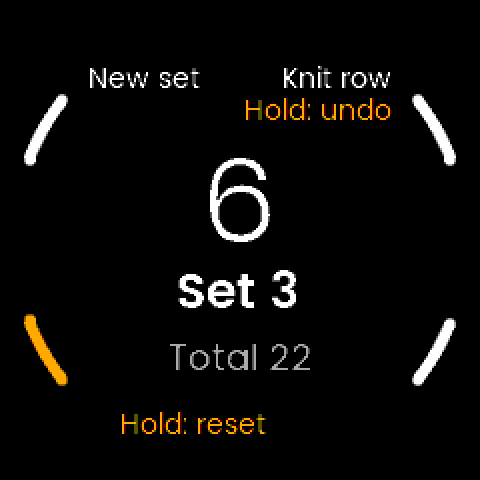
#> input picture knitting/Resources/previews/1-counting.png, 480 x 480 px; its folder holds only this picture in this run
$ python store_images.py out.png
#> lines starting #> are read from the running program, lines starting #| are printed output that depends on the picture
#!/usr/bin/env python3
"""Store images for Knitting: the previews, the watch mock-ups in white and
teal, and the marketing cards and banner that show what the app does.

Everything on a watch screen is real, never redrawn by hand: the four screens
are the simulator captures in Resources/previews/
(docs/experiments/store_previews.sh). The watch is UNA's own render from the
SDK's Figma UI Resource Pack, read from $UNA_SDK. Only the backgrounds and the
headlines are drawn here, and the headlines make only the claims in
SUBMISSION.md's checked store text.

    UNA_SDK=... store_images.py <out-dir>

writes:
    <out-dir>/previews/    the four 480x480 screens (as uploaded in the package)
    <out-dir>/mockups/     1080x1080, each screen on a teal and on a white watch
    <out-dir>/marketing/   1080x1080 feature cards and a 1920x1080 banner
"""
import io
import os
import shutil
import subprocess
import sys
import zipfile

from PIL import Image, ImageDraw, ImageFilter, ImageFont

HERE = os.path.dirname(os.path.abspath(__file__))
REPO = os.path.abspath(os.path.join(HERE, "..", ".."))
FONTS = os.path.join(os.environ.get("UNA_SDK", ""), "Docs/Tutorials/Buttons/Software/Apps/TouchGFX-GUI/assets/fonts")

# The app's own palette (SDK/GUI/Color.hpp): LIME 80C000 is the icon's accent.
LIME = (0x80, 0xC0, 0x00)
WHITE = (255, 255, 255)
GREY = (150, 156, 160)
BG = (14, 16, 18)
BG2 = (28, 32, 36)


# [5 lines left out: function font, not called in this run]


# -- The watch --------------------------------------------------------------

# UNA's own watch renders, from the SDK's Figma UI Resource Pack
# (una-sdk Docs/Templates/Figma-UI-Kit/UNA-Watch-UI-Resource-Pack.fig, a zip;
# Docs/figma-ui-kit.rst). Each is 2000x2000 with the screen left transparent:
# a 734 px circle centred at (999.5, 1010.5), measured from the alpha channel.
# Read from $UNA_SDK at run time, not copied into this repository.
FIG = os.path.join(os.environ.get("UNA_SDK", ""), "Docs/Templates/Figma-UI-Kit/UNA-Watch-UI-Resource-Pack.fig")
RENDERS = {"black": "images/7fcc1a77ec68190d68598271ef7001237214c36d",
           "teal": "images/4ae4be5e2931ad615f699b142316f5a8f66563f5",
           "white": "images/8a9fead257a6c70ffc99d9fe6f3c0ba3fc144d36"}
HOLE_CX, HOLE_CY, HOLE_D = 999.5, 1010.5, 734
CROP = (418, 201, 1583, 1797)   # the watch's own extent, plus a 10 px margin
_renders = {}


def render(colour):
    if colour not in _renders:
        if not os.path.isfile(FIG):
            sys.exit("The SDK's Figma pack is not at %s: set UNA_SDK" % FIG)
        with zipfile.ZipFile(FIG) as z, z.open(RENDERS[colour]) as f:
            _renders[colour] = Image.open(io.BytesIO(f.read())).convert("RGBA")
    return _renders[colour]


def watch(screen, height=1000, colour="black"):
    """UNA's watch render, @p height px tall, with the 240x240 @2x @p screen in
    its screen opening."""
    w = render(colour)
    base = Image.new("RGBA", w.size, (0, 0, 0, 0))
    # The screen slightly larger than the opening, so no gap shows at its edge.
    d = HOLE_D + 6
    scr = screen.convert("RGB").resize((d, d), Image.LANCZOS)
    mask = Image.new("L", (d, d), 0)
    ImageDraw.Draw(mask).ellipse([0, 0, d - 1, d - 1], fill=255)
    base.paste(scr, (int(HOLE_CX - d / 2 + 0.5), int(HOLE_CY - d / 2 + 0.5)), mask)
    base.alpha_composite(w)
    base = base.crop(CROP)
    scale = height / base.height
    return base.resize((int(base.width * scale), height), Image.LANCZOS)


# [9 lines left out: function shadowed, not called in this run]


def background(w, h):
    img = Image.new("RGB", (w, h), BG)
    d = ImageDraw.Draw(img)
    # A soft vertical gradient and a lime glow behind the watch.
    for y in range(h):
        t = y / max(1, h - 1)
        d.line([(0, y), (w, y)], fill=tuple(int(BG[i] + (BG2[i] - BG[i]) * t) for i in range(3)))
    glow = Image.new("RGBA", (w, h), (0, 0, 0, 0))
    r = min(w, h) // 3
    ImageDraw.Draw(glow).ellipse([w // 2 - r, h // 2 - r + 80, w // 2 + r, h // 2 + r + 80], fill=LIME + (40,))
    glow = glow.filter(ImageFilter.GaussianBlur(120))
    img = img.convert("RGBA")
    img.alpha_composite(glow)
    return img


# [54 lines left out: functions wrap, card, banner, not called in this run]


# -- Main -----------------------------------------------------------------------

def main():
    if len(sys.argv) != 2:
        sys.exit(__doc__)
    out = sys.argv[1]
    res = os.path.join(REPO, "Resources")
    for sub in ("previews", "mockups", "marketing"):
        os.makedirs(os.path.join(out, sub), exist_ok=True)

    names = ["1-counting", "2-undo", "3-reset", "4-next-set"]
    shots = {}
    for n in names:
        src = os.path.join(res, "previews", n + ".png")
        shutil.copy(src, os.path.join(out, "previews", n + ".png"))
        shots[n] = Image.open(src)
        for colour in ("teal", "white"):
            m = background(1080, 1080)
#> in background, `glow = Image.new("RGBA", (w, h), (0, 0, 0, 0))`: glow: PIL image 1080x1080 RGBA; every value is 0
#> in background, `ImageDraw.Draw(glow).ellipse([w // 2 - r, h // 2 - r + 80, w // 2 + r,..`:
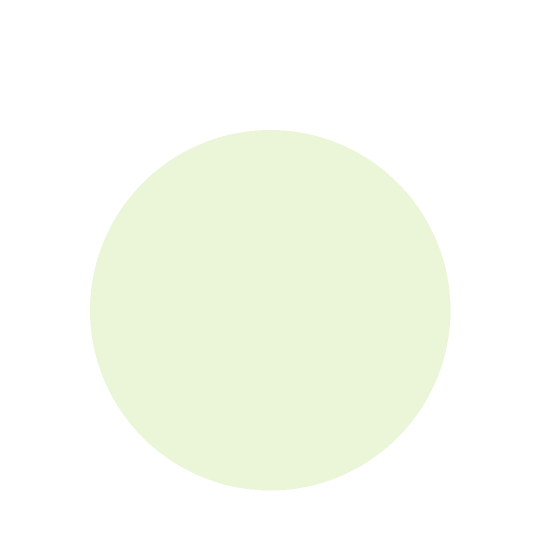
#> glow: PIL image 1080x1080 RGBA (shown at 1/2 size); mean R, G, B, A 44.8, 67.2, 0, 14; transparent parts drawn white
#> in background, `glow = glow.filter(ImageFilter.GaussianBlur(120))`:
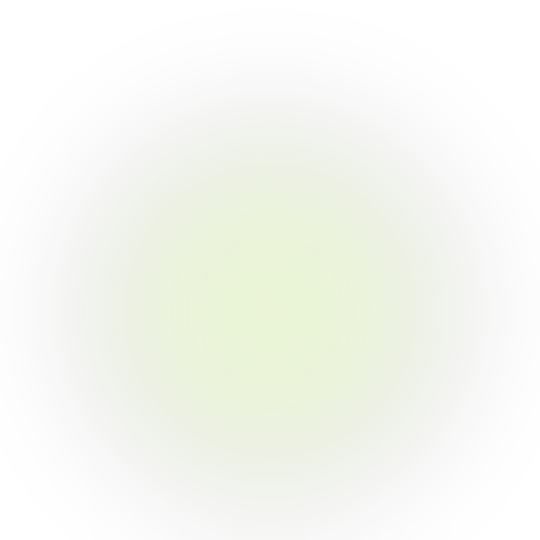
#> glow: PIL image 1080x1080 RGBA (shown at 1/2 size); mean R, G, B, A 44.2, 66.4, 0, 13.8; transparent parts drawn white
#> in background, `img = img.convert("RGBA")`:
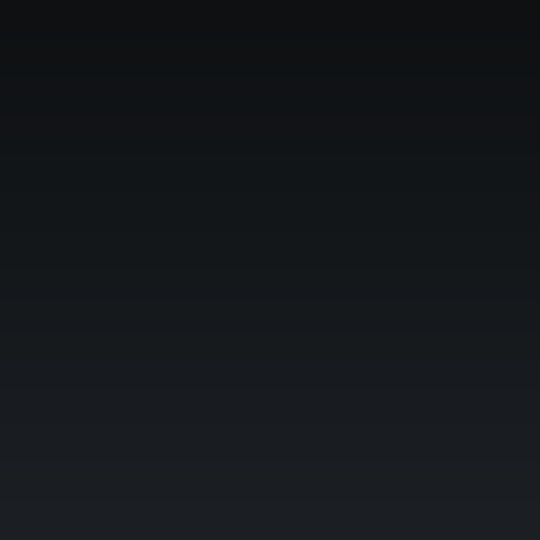
#> img: PIL image 1080x1080 RGBA (shown at 1/2 size); mean R, G, B, A 20.5, 23.5, 26.5, 255
#> in background, `img.alpha_composite(glow)`:
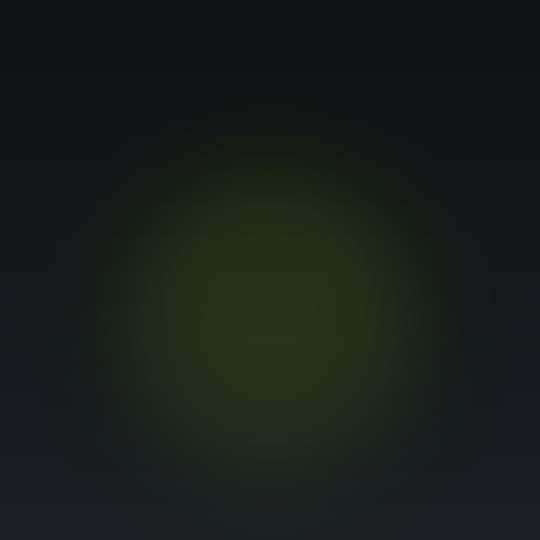
#> img: PIL image 1080x1080 RGBA (shown at 1/2 size); mean R, G, B, A 23.8, 28.9, 25, 255
            wt = shadowed(watch(shots[n], height=1000, colour=colour))
            m.alpha_composite(wt, ((1080 - wt.width) // 2, (1080 - wt.height) // 2))
            path = os.path.join(out, "mockups", "%s-%s.png" % (n, colour))
            m.convert("RGB").save(path)
            print("wrote", os.path.relpath(path, REPO))

    mk = os.path.join(out, "marketing")
    brand = "Knitting"
    card(shots["1-counting"], "Count every row",
         "One press for each row. The rows in this set show big, with your set and your total beneath.",
         brand, os.path.join(mk, "1-count.png"), "teal")
    card(shots["4-next-set"], "The next set in one press",
         "Finished a set? Press once and the rows start again from zero.",
         brand, os.path.join(mk, "2-next-set.png"), "white")
    card(shots["2-undo"], "Hold to undo a row",
         "Pressed too often? Hold the row button for a moment to take the last row back.",
         brand, os.path.join(mk, "3-undo.png"), "teal")
    card(shots["3-reset"], "Start again on purpose",
         "Reset needs a hold, so a stray tap cannot wipe your project.",
         brand, os.path.join(mk, "4-reset.png"), "white")
    card(shots["1-counting"], "Opens where you left off",
         "Your count is saved every time it changes, and it stays on your watch.",
         brand, os.path.join(mk, "5-saved.png"), "teal")
    banner([shots["1-counting"], shots["4-next-set"]], "Rows and sets, on your wrist",
           "One press per row. Hold to undo.", brand, os.path.join(mk, "banner.png"))


if __name__ == "__main__":
#> (the run stopped early here; a loop or call above may not have finished)
